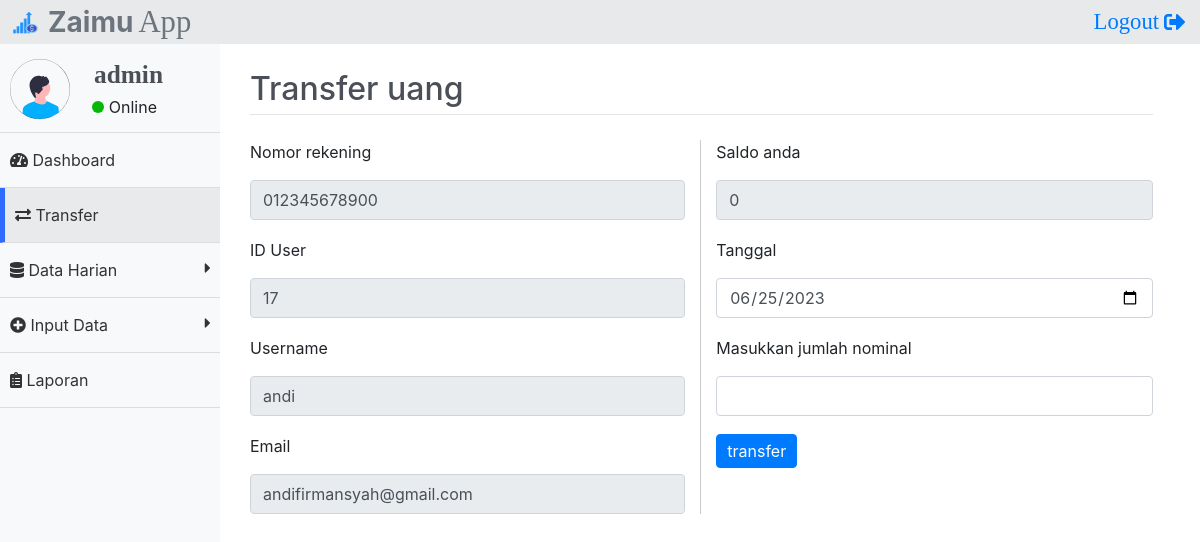
The app's page /transfer.php?no_rek=012345678900 (signed in) with its own data.
### tables this page shows
CREATE TABLE `users` (
  `id_user` int(11) NOT NULL,
  `email` varchar(50) NOT NULL,
  `username` varchar(50) NOT NULL,
  `password` varchar(255) NOT NULL,
  `status` varchar(20) NOT NULL DEFAULT 'aktif',
  `level` varchar(10) NOT NULL DEFAULT 'user',
  `no_rek` char(12) NOT NULL
);

### transfer.php (the view, shortened to what this page needs)
<?php
    require "function/functions.php";
    if(isset($_COOKIE['login'])) {
        if ($_COOKIE['level'] == 'user') {
            $_SESSION['login'] = true;
            $ambilNama = $_COOKIE['login'];
        }
        elseif ($_COOKIE['level'] == 'admin') {
            $_SESSION['login'] = true;
            header('Location: administrator');
        }
    }
    elseif ($_SESSION['level'] == 'user') {
        $ambilNama = $_SESSION['user'];
    }
    else {
        if ($_SESSION['level'] == 'admin') {
            header('Location: administrator');
            exit;
        }
    }
    $no_rek = $_GET['no_rek'];
    $saldoRekening = $_GET['saldoRek'];
    $query = "SELECT * FROM users WHERE no_rek = '$no_rek'";
    $ambilQuery = mysqli_query($koneksi, $query);
    $dataRekening = mysqli_fetch_assoc($ambilQuery);
    $saldoRekFix = number_format($saldoRekening, 0, ',', '.');
    $month = date('m');
    $day = date('d');
    $year = date('Y');
    $today = $year . '-' . $month . '-' . $day;
    $rek = mysqli_query($koneksi, "SELECT no_rek, email FROM users WHERE username = '$ambilNama'");
    $ambilRekeningUser = mysqli_fetch_assoc($rek);
?>
<!DOCTYPE html>
<html lang="en">
<head>
    <link rel="stylesheet" href="css/bootstrap.css">
    <link rel="stylesheet" href="css/bootstrap.min.css">
    <link rel="stylesheet" href="css/bootstrap-reboot.min.css">
    <link rel="stylesheet" href="https://use.fontawesome.com/releases/v5.6.3/css/all.css"
>
    <link rel="stylesheet" href="css/styler.css?v=1.0">
    <link rel="stylesheet" href="css/dashboard.css?v=1.0">
</head>
<body>
    <div class="header">
        <img src="img/zaimu.png" width="25px" height="25px" class="float-left logo-fav">
        <h3 class="text-secondary font-weight-bold float-left logo">Zaimu</h3>
        <h3 class="text-secondary float-left logo2">App</h3>
        <a href="logout">
            <div class="logout">
                <i class="fas fa-sign-out-alt float-right log"></i>
                <p class="float-right logout">Logout</p>
            </div>
        </a>
    </div>
    <div class="sidebar">
        <nav>
            <ul>
                <li>
                    <img src="img/avatar.svg" class="img-fluid profile float-left" width="60px">
                    <h5 class="admin"><?= substr($ambilNama, 0, 7) ?></h5>
                    <div class="online online2">
                        <p class="float-right ontext">Online</p>
                        <div class="on float-right"></div>
                    </div>
                </li>
                <a href="dashboard" style="text-decoration: none;">
                    <li>
                        <div>
                            <span class="fas fa-tachometer-alt"></span>
                            <span>Dashboard</span>
                        </div>
                    </li>
                </a>
                <a href="transfer" style="text-decoration: none;">
                    <li class="aktif" style="border-left: 5px solid #306bff;">
                        <div>
                            <span class="fas fa-exchange-alt"></span>
                            <span>Transfer</span>
                        </div>
                    </li>
                </a>
                <li class="klik" id="flip" style="cursor:pointer;">
                    <div>
                        <span class="fas fa-database"></span>
                        <span>Data Harian</span>
                        <i class="fas fa-caret-right float-right" style="line-height: 20px;"></i>
                    </div>
                </li>
                <li class="klik2" id="flip2" style="cursor:pointer;">
                    <div>
                        <span class="fas fa-plus-circle"></span>
                        <span>Input Data</span>
                        <i class="fas fa-caret-right float-right" style="line-height: 20px;"></i>
                    </div>
                </li>
                <a href="laporan" style="text-decoration: none;">
                    <li>
                        <div>
                            <span><i class="fas fa-clipboard-list"></i></span>
                            <span>Laporan</span>
                        </div>
                    </li>
                </a>
            </ul>
        </nav>
    </div>
    <div class="main-content khusus">
        <div class="konten khusus2">
            <div class="konten_dalem khusus3">
                <h2 class="heade" style="color: #4b4f58;">Transfer uang</h2>
                <hr style="margin-top: -2px; margin-bottom: 25px;">
                <?php if(mysqli_num_rows($ambilQuery) === 1) : ?>
                    <?php if($no_rek != $ambilRekeningUser['no_rek']) : ?>
                        <div class="row">
                            <div class="col-6" style="border-right: 1.45px solid #ccc;">
                                <p>Nomor rekening</p>
                                <input type="text" value="<?= $dataRekening['no_rek'] ?>" class="form-control control" disabled>
                                <p style="margin-top: 18px;">ID User</p>
                                <input type="text" value="<?= $dataRekening['id_user'] ?>" class="form-control control" disabled>
                                <p style="margin-top: 18px;">Username</p>
                                <input type="text" value="<?= $dataRekening['username'] ?>" class="form-control control" disabled>
                                <p style="margin-top: 18px;">Email</p>
                                <input type="text" value="<?= $dataRekening['email'] ?>" class="form-control control" disabled>
                            </div>
                            <div class="col-6">
                                <form action="" method="post">
                                    <p>Saldo anda</p>
                                    <input type="text" value="<?= $saldoRekFix ?>" class="form-control control" disabled>
                                    <p style="margin-top: 18px;">Tanggal</p>
                                    <input type="date" name="tanggal" value="<?= $today ?>" class="form-control control">
                                    <p style="margin-top: 18px;">Masukkan jumlah nominal</p>
                                    <input type="text" class="form-control" name="jumlah" autocomplete="off" onkeydown="return numbersonly(this, event);"
                                            onkeyup="javascript:tandaPemisahTitik(this);" required>
                                    <button type="submit" name="transfer" class="btn btn-primary" style="margin-top: 18px;">transfer</button>
                                </form>
                            </div>
                        </div>
                    <?php elseif($no_rek == $ambilRekeningUser['no_rek']) : ?>
                        <h2 style="color: #4b4f58;">Maaf anda tidak bisa transfer ke rekening sendiri!</h2>
                    <?php endif; ?>
                <?php elseif(mysqli_num_rows($ambilQuery) != 1) : ?>
                    <h2 style="color: #4b4f58;">Maaf nomor rekening <?= $no_rek ?> tidak valid / tidak tersedia!</h2>
                <?php endif; ?>
            </div>
        </div>
    </div>
</body>
</html>

### css/styler.css (style rules this page uses)
* { padding: 0; margin: 0; box-sizing: border-box; }
html, body { height: 100%; }
.header { position: fixed; height: 44px; width: 100%; background: #e7e9ea; z-index: 4; }
h3.logo { line-height: 44px; margin-left: 10px; }
.logo2 { line-height: 44px; margin-left: 5px; font-size: 23pt; font-family: nyala; }
.logo-fav { margin-left: 13px; margin-top: 10px; }
.sidebar { position: fixed; width: 100%; background: #f8f9fa; height: 100%; z-index: 3; padding-top: 44px; }
.konten_dalem { width: 95%; }
.aktif { background: #e9eaeb; }
span { color: #333; }
.sidebar ul { list-style: none; padding: 0; margin: 0; }
.sidebar ul li { padding: 15px 10px; cursor: pointer; border-bottom: 1px solid rgb(221, 219, 219); }
.sidebar ul li i { color: #333; }
.main-content { padding-top: 50px; }
.log { font-size: 16pt; line-height: 45px; margin-right: 10px; }
.logout { font-family: nyala; font-size: 17pt; line-height: 44px; margin-right: 5px; }
div.konten { margin-left: 50px; margin-top: 20px; }
.btn { padding: 4px 10px; margin: 2px 0; }
.row { margin-top: 10px; }
.admin { font-size: 19pt; font-weight: bold; font-family: nyala; margin-right: 40px; color: #4b4f58; margin-bottom: 28px; margin-left: 84px; }
.online { font-size: 12pt; margin-right: 42px; }
.online2 { margin-right: 53px; }
.on { width: 12px; height: 12px; border-radius: 50%; background: rgb(7, 184, 7); margin-top: -16px; }
.ontext { margin-top: -22px; margin-left: 5px; }
.profile { transition: 1.2s; }
.form-control { height: 40px; }
@media screen and (min-width: 600px) { .sidebar { width: 80px; } }
@media screen and (min-width: 600px) { .sidebar ul li span:nth-child(2) { display: none; } }
@media screen and (min-width: 600px) { .sidebar ul li { text-align: center; } }
@media screen and (min-width: 600px) { .sidebar ul li i { font-size: 26px; } }
@media screen and (min-width: 600px) { .main-content { margin-left: 80px; } }
@media screen and (min-width: 1000px) { .sidebar { width: 220px; } }
@media screen and (min-width: 1000px) { .sidebar ul li { text-align: left; } }
@media screen and (min-width: 1000px) { .sidebar ul li span:nth-child(2) { display: inline; } }
@media screen and (min-width: 1000px) { .sidebar ul li i { font-size: 16px; } }
@media screen and (min-width: 1000px) { .main-content { margin-left: 200px; } }

### records on screen
users: no_rek "012345678900", id_user "17", username "andi", email "andifirmansyah@gmail.com"

### other values on screen
substr($ambilNama, 0, 7) "admin"
